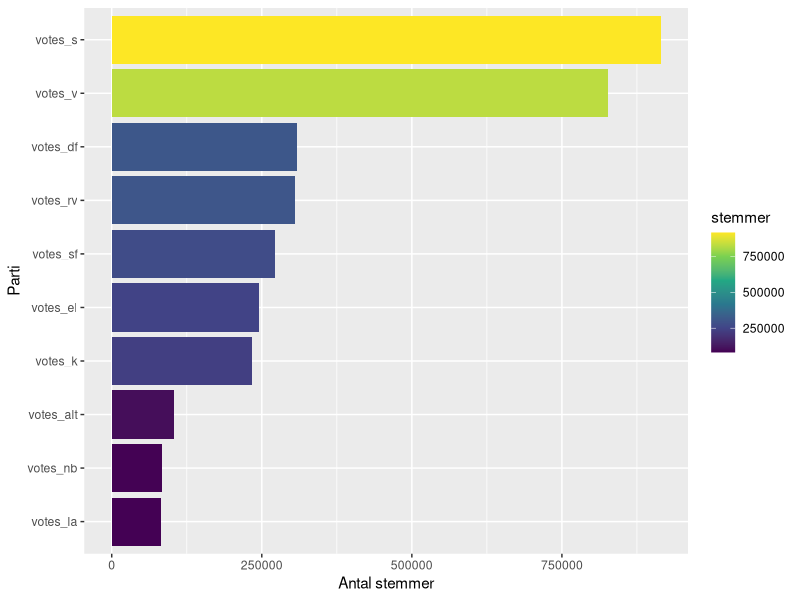
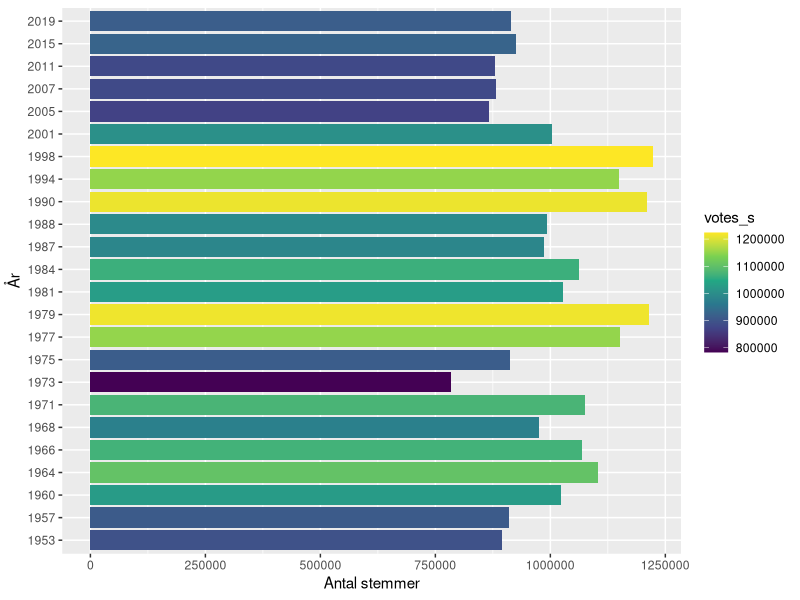

Generate these figures, in order, with R:
## ---- chunk 1
#install.packages("readxl")
#install.packages("tidyverse")
#install.packages("ggplot2")
## ---- chunk 2
library(readxl)
library(tidyverse)
library(ggplot2) 
## ---- chunk 3
fv_votes <- read_excel("data/folketingsvalg.xlsx", sheet = "votes")
fv_seats <- read_excel("data/folketingsvalg.xlsx", sheet = "seats")

## ---- chunk 4

#Viser de første linjer af vores datasæt
head(fv_votes)

#viser de sidste linjer i vores datasæt
tail(fv_seats)

## ---- chunk 5

#Udvælg centrale partier - her er de partier, der blev valgt ind i folketinget i 2019
fv_udv <- select(fv_votes, "year", "votes_s", "votes_k", "votes_df", "votes_v", "votes_el", "votes_la", "votes_alt", "votes_rv", "votes_nb", "votes_sf")

#Komprimer tabellen for folketinget i 2019, så partierne samles i en kolonne og antal stemmer samles i en anden kolonne
fv_udv <- pivot_longer(fv_udv, cols = 2:11, names_to = "parti", values_to = "stemmer")

#Finder max værdien i kolonnen
max(fv_udv$stemmer, na.rm = TRUE)

#Finder min værdien i kolonnen
min(fv_udv$stemmer, na.rm = TRUE)

#Viser oversigt over min, max, median, mean etc.
summary(fv_udv$stemmer)

## ---- chunk 6
#Visualisering af antallet af stemmer pr. parti ved folketingsvalget i 2019 for de partier, der blev valgt ind 
fv_udv %>% 
  filter(year == 2019) %>%
  ggplot(aes(x = reorder(parti, stemmer), y = stemmer, fill = stemmer))+
  geom_col()+
  coord_flip()+
  labs(x = "Parti", y = "Antal stemmer")+
  scale_fill_viridis_c()
## ---- chunk 7

#Udvælg de kolonner/variable som vi ønsker i tabellen. Her der det socialdemokratiet og årstal vi er interesserede i
fv_votes_s <- fv_votes %>% 
  select(votes_s, year)

#Visualisering af antallet af stemmer for Socialdemokratiet fra 1953 til 2019
fv_votes_s %>% 
  ggplot(aes(x = factor(year), y = votes_s, fill = votes_s))+
  geom_col()+
  coord_flip()+
  labs(x = "År", y = "Antal stemmer")+
  scale_fill_viridis_c()
## ---- chunk 8
#Sammenflet de to datasæt med udgangspunkt i den fælles variable 'years'
fv <- left_join(fv_votes, fv_seats, by = "year")

#Lav et nyt datasæt, hvor relevante variable optræder - obs. vi er interesserede i kolonnen votes_total, da andel udregnes med afsæt i det fulde antal
fv_venstre <- fv %>%
  select(year, votes_v, seats_v, votes_total) %>% 
  mutate(andel_stemmer_pct = votes_v / votes_total*100) %>% 
  mutate(andel_mandater_pct = seats_v / 175*100)

#Ændre antal decimaler for procenttallene - her ændre vi til 1 decimal
fv_venstre$andel_stemmer_pct <- round(fv_venstre$andel_stemmer_pct, 1)

fv_venstre$andel_mandater_pct <- round(fv_venstre$andel_mandater_pct, 1)

#Se en oversigt over fordelingen af andel stemmer og mandater i procent for Venstre
summary(fv_venstre)

#Filtrer efter det år, hvor Venstre havde den mindste andel af stemmerne i procent
fv_venstre %>% 
  filter(andel_stemmer_pct == min(andel_stemmer_pct))

#Filtrer efter det år, hvor Venstre havde den største andel af stemmerne i procent
fv_venstre %>% 
  filter(andel_stemmer_pct == max(andel_stemmer_pct))
	
